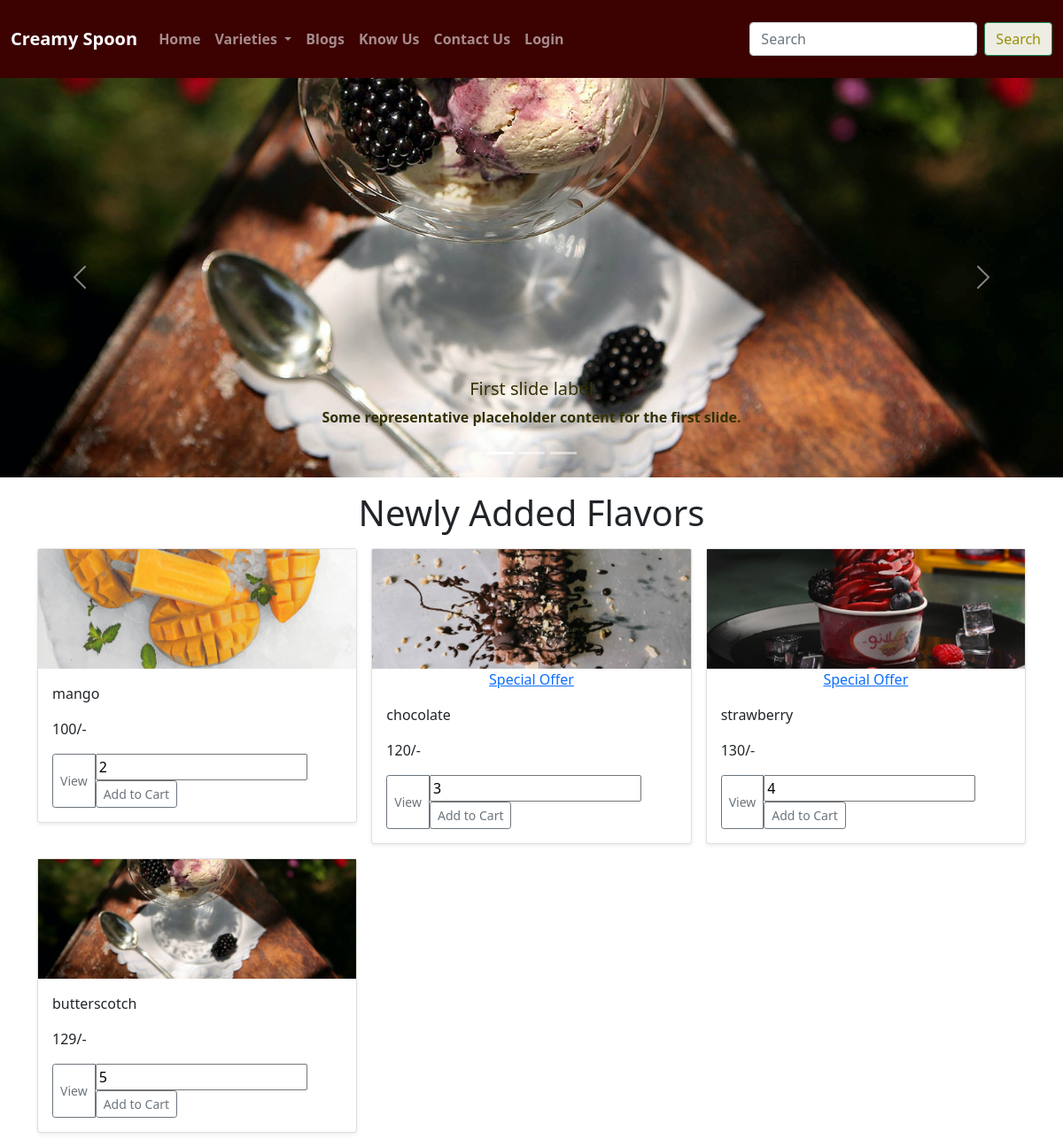
The page / on the database its author committed.
### app1/models.py (models this page shows, shortened)
class Pro(models.Model):
    name = models.CharField(max_length=100)
    img = models.ImageField(upload_to='pics')
    price = models.IntegerField()
    offer = models.BooleanField(default=False)
    desc= models.TextField()

### app1/views.py (the view)
# urls.py: path("", views.index, name='home'),
def index(request):
    datas= Pro.objects.all()
    time.sleep(2)
    return render(request,'index.html',{'datas':datas})

### templates/index.html (shortened to what this page needs)
{% extends 'base.html' %}
{% block body %}
<div class="container-fluid mx-0 px-0">
  <div id="carouselExampleCaptions" class="carousel slide" data-bs-ride="carousel">
    <div class="carousel-indicators">
      <button type="button" data-bs-target="#carouselExampleCaptions" data-bs-slide-to="0" class="active" aria-current="true" aria-label="Slide 1"></button>
      <button type="button" data-bs-target="#carouselExampleCaptions" data-bs-slide-to="1" aria-label="Slide 2"></button>
      <button type="button" data-bs-target="#carouselExampleCaptions" data-bs-slide-to="2" aria-label="Slide 3"></button>
    </div>
    <div class="carousel-inner">
      <div class="carousel-item active">
        <img src="/static/img2.jpg" class="d-block w-100" alt="...">
        <div class="carousel-caption d-none d-md-block" style="color:#333103;">
          <h5 >First slide label</h5>
          <p><b>Some representative placeholder content for the first slide.</b></p>
        </div>
      </div>
    </div>
    <button class="carousel-control-prev" type="button" data-bs-target="#carouselExampleCaptions" data-bs-slide="prev">
      <span class="carousel-control-prev-icon" aria-hidden="true"></span>
    </button>
    <button class="carousel-control-next" type="button" data-bs-target="#carouselExampleCaptions" data-bs-slide="next">
      <span class="carousel-control-next-icon" aria-hidden="true"></span>
    </button>
  </div>
</div>
<div class="container my-3">
 <h1 class="my-3 text-center"> Newly Added Flavors </h1>
  <div class="row row-cols-1 row-cols-sm-2 row-cols-md-3 g-3">
    {% for data in datas %}
    <div class="col">
      <div class="card shadow-sm">
        <img src="/media/{{data.img}}" class="d-block w-100" alt="...">
        {% if data.offer %}
        <div class="spec_offer text-center"><a href="#"> Special Offer </a></div>
        {%endif%}
        <div class="card-body">
          <p class="card-text">{{data.name}}</p>
          <p class="card-text">{{data.price}}/-</p>
          <div class="d-flex justify-content-between align-items-center">
            <div class="btn-group">
              <button type="button" class="btn btn-sm btn-outline-secondary">View</button>
              <form action="/" method="POST">
                 <input type="text" value='{{data.id}}'>
              <input type="submit" class="btn btn-sm btn-outline-secondary" value="Add to Cart">
              </form>
            </div>
          </div>
        </div>
      </div>
    </div>
    {% endfor %}
  </div>
</div>
{% endblock body %}

### templates/base.html (shortened to what this page needs)
<!doctype html>
<html lang="en">
  <head>
    <link href="https://cdn.jsdelivr.net/npm/bootstrap@5.1.3/dist/css/bootstrap.min.css" rel="stylesheet">
  </head>
<nav class="navbar navbar-expand-lg navbar-dark py-4 bg">
        <div class="container-fluid">
          <a class="navbar-brand" href="/"><b>Creamy Spoon</b></a>
          <div class="collapse navbar-collapse" id="navbarSupportedContent">
            <ul class="navbar-nav me-auto mb-2 mb-lg-0">
              <li class="nav-item">
                <a class="nav-link" href="/"><b>Home</b></a>
              </li>
              <li class="nav-item dropdown">
                <a class="nav-link dropdown-toggle"  href="varieties" id="navbarDropdown" role="button" data-bs-toggle="dropdown" aria-expanded="false">
                  <b>Varieties</b>
                </a>
              </li>
              <li class="nav-item">
                <a class="nav-link"  href="blogs"><b>Blogs</b></a>
              </li>
              <li class="nav-item">
                <a class="nav-link"  href="knowus"><b>Know Us</b></a>
              </li>
              <li class="nav-item">
                <a class="nav-link"  href="contactus"><b>Contact Us</b></a>
              </li>
              {% if user.is_authenticated %}
              <li class="nav-link "  >   __________________ Hello, {{ user.username }} _________________</li>
              <li class="nav-item">
                <a class="nav-link" href="/logout"><b>Logout </b></a>
              </li>
              <li class="nav-item">
                <a class="nav-link" href="/cart"><b>Cart</b></a>
              </li>
              {% else %}
              <li class="nav-item">
              <a class="nav-link" href="/login"><b>Login </b></a>
              </li>
              {% endif %}
            </ul>
            <form class="d-flex">
              <input class="form-control me-2" type="search" placeholder="Search" aria-label="Search">
              <button class="btn btn-outline-success" style="background-color: #EEEDE3; color: #979109;" type="submit">Search</button>
            </form>
          </div>
        </div>
</nav>
 {% block body %}{% endblock body %}
  </body>
</html>

### templates/base.html (style rules this page uses)
.bg { background:#3C0101!important; }

### rows shown on the page
Pro: img (picture), name "mango", price "100", id "2"
Pro: img (picture), offer "Special Offer", name "chocolate", price "120", id "3"
Pro: img (picture), offer "Special Offer", name "strawberry", price "130", id "4"
Pro: img (picture), name "butterscotch", price "129", id "5"
